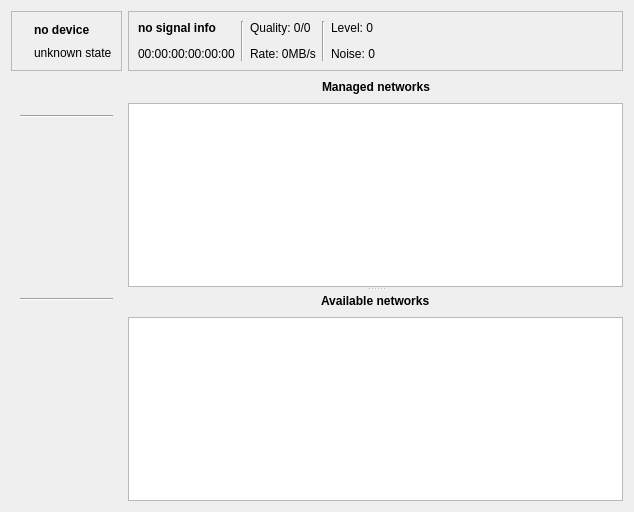
<ui version="4.0" >
 <author>Oliver Groß</author>
 <class>airset</class>
 <widget class="QWidget" name="airset" >
  <property name="geometry" >
   <rect>
    <x>0</x>
    <y>0</y>
    <width>634</width>
    <height>512</height>
   </rect>
  </property>
  <property name="windowTitle" >
   <string/>
  </property>
  <layout class="QGridLayout" name="gridLayout" >
   <item row="0" column="0" >
    <widget class="QFrame" name="deviceFrame" >
     <property name="minimumSize" >
      <size>
       <width>0</width>
       <height>0</height>
      </size>
     </property>
     <property name="frameShape" >
      <enum>QFrame::StyledPanel</enum>
     </property>
     <property name="frameShadow" >
      <enum>QFrame::Raised</enum>
     </property>
     <layout class="QHBoxLayout" name="horizontalLayout_2" >
      <item>
       <widget class="QLabel" name="iconLabel" >
        <property name="sizePolicy" >
         <sizepolicy vsizetype="Preferred" hsizetype="Maximum" >
          <horstretch>0</horstretch>
          <verstretch>0</verstretch>
         </sizepolicy>
        </property>
        <property name="text" >
         <string/>
        </property>
        <property name="pixmap" >
         <pixmap>../../../../../../usr/share/qnut/icons/clear.png</pixmap>
        </property>
       </widget>
      </item>
      <item>
       <layout class="QVBoxLayout" name="verticalLayout" >
        <item>
         <widget class="QLabel" name="nameLabel" >
          <property name="font" >
           <font>
            <weight>75</weight>
            <bold>true</bold>
           </font>
          </property>
          <property name="text" >
           <string>no device</string>
          </property>
         </widget>
        </item>
        <item>
         <widget class="QLabel" name="stateLabel" >
          <property name="sizePolicy" >
           <sizepolicy vsizetype="Preferred" hsizetype="Preferred" >
            <horstretch>0</horstretch>
            <verstretch>0</verstretch>
           </sizepolicy>
          </property>
          <property name="text" >
           <string>unknown state</string>
          </property>
         </widget>
        </item>
       </layout>
      </item>
     </layout>
    </widget>
   </item>
   <item row="0" column="1" >
    <widget class="QFrame" name="signalFrame" >
     <property name="sizePolicy" >
      <sizepolicy vsizetype="Preferred" hsizetype="Expanding" >
       <horstretch>0</horstretch>
       <verstretch>0</verstretch>
      </sizepolicy>
     </property>
     <property name="frameShape" >
      <enum>QFrame::StyledPanel</enum>
     </property>
     <property name="frameShadow" >
      <enum>QFrame::Raised</enum>
     </property>
     <layout class="QGridLayout" name="gridLayout_2" >
      <item rowspan="3" row="0" column="7" >
       <spacer>
        <property name="orientation" >
         <enum>Qt::Horizontal</enum>
        </property>
        <property name="sizeHint" stdset="0" >
         <size>
          <width>40</width>
          <height>20</height>
         </size>
        </property>
       </spacer>
      </item>
      <item row="0" column="6" >
       <widget class="QLabel" name="levelLabel" >
        <property name="text" >
         <string>Level: 0</string>
        </property>
       </widget>
      </item>
      <item row="2" column="6" >
       <widget class="QLabel" name="noiseLabel" >
        <property name="text" >
         <string>Noise: 0</string>
        </property>
       </widget>
      </item>
      <item row="0" column="0" colspan="3" >
       <widget class="QLabel" name="signalLabel" >
        <property name="font" >
         <font>
          <weight>75</weight>
          <bold>true</bold>
         </font>
        </property>
        <property name="text" >
         <string>no signal info</string>
        </property>
       </widget>
      </item>
      <item row="2" column="4" >
       <widget class="QLabel" name="rateLabel" >
        <property name="text" >
         <string>Rate: 0MB/s</string>
        </property>
       </widget>
      </item>
      <item row="2" column="0" colspan="3" >
       <widget class="QLabel" name="bssidLabel" >
        <property name="text" >
         <string>00:00:00:00:00:00</string>
        </property>
       </widget>
      </item>
      <item row="0" column="4" >
       <widget class="QLabel" name="qualityLabel" >
        <property name="text" >
         <string>Quality: 0/0</string>
        </property>
       </widget>
      </item>
      <item rowspan="3" row="0" column="3" >
       <widget class="Line" name="signalQualityline" >
        <property name="orientation" >
         <enum>Qt::Vertical</enum>
        </property>
       </widget>
      </item>
      <item rowspan="3" row="0" column="5" >
       <widget class="Line" name="qualityLevelLine" >
        <property name="orientation" >
         <enum>Qt::Vertical</enum>
        </property>
       </widget>
      </item>
     </layout>
    </widget>
   </item>
   <item row="1" column="0" >
    <widget class="QWidget" native="1" name="actionsWidget" >
     <property name="sizePolicy" >
      <sizepolicy vsizetype="Preferred" hsizetype="Preferred" >
       <horstretch>0</horstretch>
       <verstretch>0</verstretch>
      </sizepolicy>
     </property>
     <layout class="QVBoxLayout" name="verticalLayout_2" >
      <item>
       <widget class="QToolButton" name="rescanNetworksButton" >
        <property name="sizePolicy" >
         <sizepolicy vsizetype="Fixed" hsizetype="Preferred" >
          <horstretch>0</horstretch>
          <verstretch>0</verstretch>
         </sizepolicy>
        </property>
        <property name="toolButtonStyle" >
         <enum>Qt::ToolButtonTextBesideIcon</enum>
        </property>
        <property name="autoRaise" >
         <bool>true</bool>
        </property>
       </widget>
      </item>
      <item>
       <widget class="Line" name="scanManagedLine" >
        <property name="sizePolicy" >
         <sizepolicy vsizetype="Fixed" hsizetype="Preferred" >
          <horstretch>0</horstretch>
          <verstretch>0</verstretch>
         </sizepolicy>
        </property>
        <property name="orientation" >
         <enum>Qt::Horizontal</enum>
        </property>
       </widget>
      </item>
      <item>
       <widget class="QToolButton" name="switchNetworkButton" >
        <property name="sizePolicy" >
         <sizepolicy vsizetype="Fixed" hsizetype="Preferred" >
          <horstretch>0</horstretch>
          <verstretch>0</verstretch>
         </sizepolicy>
        </property>
        <property name="text" >
         <string/>
        </property>
        <property name="toolButtonStyle" >
         <enum>Qt::ToolButtonTextBesideIcon</enum>
        </property>
        <property name="autoRaise" >
         <bool>true</bool>
        </property>
       </widget>
      </item>
      <item>
       <widget class="QToolButton" name="configureNetworkButton" >
        <property name="sizePolicy" >
         <sizepolicy vsizetype="Fixed" hsizetype="Preferred" >
          <horstretch>0</horstretch>
          <verstretch>0</verstretch>
         </sizepolicy>
        </property>
        <property name="toolButtonStyle" >
         <enum>Qt::ToolButtonTextBesideIcon</enum>
        </property>
        <property name="autoRaise" >
         <bool>true</bool>
        </property>
       </widget>
      </item>
      <item>
       <widget class="QToolButton" name="enableNetworkButton" >
        <property name="sizePolicy" >
         <sizepolicy vsizetype="Fixed" hsizetype="Preferred" >
          <horstretch>0</horstretch>
          <verstretch>0</verstretch>
         </sizepolicy>
        </property>
        <property name="toolButtonStyle" >
         <enum>Qt::ToolButtonTextBesideIcon</enum>
        </property>
        <property name="autoRaise" >
         <bool>true</bool>
        </property>
       </widget>
      </item>
      <item>
       <widget class="QToolButton" name="disableNetworkButton" >
        <property name="sizePolicy" >
         <sizepolicy vsizetype="Fixed" hsizetype="Preferred" >
          <horstretch>0</horstretch>
          <verstretch>0</verstretch>
         </sizepolicy>
        </property>
        <property name="toolButtonStyle" >
         <enum>Qt::ToolButtonTextBesideIcon</enum>
        </property>
        <property name="autoRaise" >
         <bool>true</bool>
        </property>
       </widget>
      </item>
      <item>
       <widget class="QToolButton" name="manageNetworksButton" >
        <property name="sizePolicy" >
         <sizepolicy vsizetype="Fixed" hsizetype="Preferred" >
          <horstretch>0</horstretch>
          <verstretch>0</verstretch>
         </sizepolicy>
        </property>
        <property name="popupMode" >
         <enum>QToolButton::InstantPopup</enum>
        </property>
        <property name="toolButtonStyle" >
         <enum>Qt::ToolButtonTextBesideIcon</enum>
        </property>
        <property name="autoRaise" >
         <bool>true</bool>
        </property>
       </widget>
      </item>
      <item>
       <widget class="QToolButton" name="toggleDetailsButton" >
        <property name="sizePolicy" >
         <sizepolicy vsizetype="Fixed" hsizetype="Preferred" >
          <horstretch>0</horstretch>
          <verstretch>0</verstretch>
         </sizepolicy>
        </property>
        <property name="toolButtonStyle" >
         <enum>Qt::ToolButtonTextBesideIcon</enum>
        </property>
        <property name="autoRaise" >
         <bool>true</bool>
        </property>
       </widget>
      </item>
      <item>
       <widget class="Line" name="managedAvailableLine" >
        <property name="sizePolicy" >
         <sizepolicy vsizetype="Fixed" hsizetype="Preferred" >
          <horstretch>0</horstretch>
          <verstretch>0</verstretch>
         </sizepolicy>
        </property>
        <property name="orientation" >
         <enum>Qt::Horizontal</enum>
        </property>
       </widget>
      </item>
      <item>
       <widget class="QToolButton" name="addAdhocButton" >
        <property name="sizePolicy" >
         <sizepolicy vsizetype="Fixed" hsizetype="Preferred" >
          <horstretch>0</horstretch>
          <verstretch>0</verstretch>
         </sizepolicy>
        </property>
        <property name="toolButtonStyle" >
         <enum>Qt::ToolButtonTextBesideIcon</enum>
        </property>
        <property name="autoRaise" >
         <bool>true</bool>
        </property>
       </widget>
      </item>
      <item>
       <widget class="QToolButton" name="addNetworkButton" >
        <property name="sizePolicy" >
         <sizepolicy vsizetype="Fixed" hsizetype="Preferred" >
          <horstretch>0</horstretch>
          <verstretch>0</verstretch>
         </sizepolicy>
        </property>
        <property name="toolButtonStyle" >
         <enum>Qt::ToolButtonTextBesideIcon</enum>
        </property>
        <property name="autoRaise" >
         <bool>true</bool>
        </property>
       </widget>
      </item>
      <item>
       <widget class="QToolButton" name="removeNetworkButton" >
        <property name="sizePolicy" >
         <sizepolicy vsizetype="Fixed" hsizetype="Preferred" >
          <horstretch>0</horstretch>
          <verstretch>0</verstretch>
         </sizepolicy>
        </property>
        <property name="toolButtonStyle" >
         <enum>Qt::ToolButtonTextBesideIcon</enum>
        </property>
        <property name="autoRaise" >
         <bool>true</bool>
        </property>
       </widget>
      </item>
      <item>
       <spacer>
        <property name="orientation" >
         <enum>Qt::Vertical</enum>
        </property>
        <property name="sizeHint" stdset="0" >
         <size>
          <width>20</width>
          <height>3</height>
         </size>
        </property>
       </spacer>
      </item>
     </layout>
    </widget>
   </item>
   <item row="1" column="1" >
    <widget class="QSplitter" name="managedAvailableSplitter" >
     <property name="sizePolicy" >
      <sizepolicy vsizetype="Expanding" hsizetype="Expanding" >
       <horstretch>0</horstretch>
       <verstretch>0</verstretch>
      </sizepolicy>
     </property>
     <property name="orientation" >
      <enum>Qt::Vertical</enum>
     </property>
     <widget class="QWidget" native="1" name="managedWidget" >
      <layout class="QGridLayout" >
       <property name="margin" >
        <number>0</number>
       </property>
       <item row="0" column="1" >
        <spacer>
         <property name="orientation" >
          <enum>Qt::Horizontal</enum>
         </property>
         <property name="sizeHint" stdset="0" >
          <size>
           <width>40</width>
           <height>20</height>
          </size>
         </property>
        </spacer>
       </item>
       <item row="0" column="2" >
        <widget class="QLabel" name="managedLabel" >
         <property name="font" >
          <font>
           <weight>75</weight>
           <bold>true</bold>
          </font>
         </property>
         <property name="text" >
          <string>Managed networks</string>
         </property>
        </widget>
       </item>
       <item row="0" column="3" >
        <spacer>
         <property name="orientation" >
          <enum>Qt::Horizontal</enum>
         </property>
         <property name="sizeHint" stdset="0" >
          <size>
           <width>40</width>
           <height>20</height>
          </size>
         </property>
        </spacer>
       </item>
       <item row="1" column="1" colspan="3" >
        <widget class="QTreeView" name="managedView" >
         <property name="iconSize" >
          <size>
           <width>24</width>
           <height>24</height>
          </size>
         </property>
         <property name="rootIsDecorated" >
          <bool>false</bool>
         </property>
         <property name="uniformRowHeights" >
          <bool>true</bool>
         </property>
         <property name="sortingEnabled" >
          <bool>true</bool>
         </property>
         <property name="allColumnsShowFocus" >
          <bool>true</bool>
         </property>
         <property name="wordWrap" >
          <bool>true</bool>
         </property>
        </widget>
       </item>
      </layout>
     </widget>
     <widget class="QWidget" native="1" name="availableWidget" >
      <layout class="QGridLayout" >
       <property name="margin" >
        <number>0</number>
       </property>
       <item row="0" column="1" >
        <widget class="QLabel" name="availableLabel" >
         <property name="font" >
          <font>
           <weight>75</weight>
           <bold>true</bold>
          </font>
         </property>
         <property name="text" >
          <string>Available networks</string>
         </property>
        </widget>
       </item>
       <item row="1" column="0" colspan="3" >
        <widget class="QTreeView" name="availableView" >
         <property name="rootIsDecorated" >
          <bool>false</bool>
         </property>
         <property name="uniformRowHeights" >
          <bool>true</bool>
         </property>
         <property name="sortingEnabled" >
          <bool>true</bool>
         </property>
         <property name="allColumnsShowFocus" >
          <bool>true</bool>
         </property>
        </widget>
       </item>
       <item row="0" column="2" >
        <spacer>
         <property name="orientation" >
          <enum>Qt::Horizontal</enum>
         </property>
         <property name="sizeHint" stdset="0" >
          <size>
           <width>40</width>
           <height>20</height>
          </size>
         </property>
        </spacer>
       </item>
       <item row="0" column="0" >
        <spacer>
         <property name="orientation" >
          <enum>Qt::Horizontal</enum>
         </property>
         <property name="sizeHint" stdset="0" >
          <size>
           <width>40</width>
           <height>20</height>
          </size>
         </property>
        </spacer>
       </item>
      </layout>
     </widget>
    </widget>
   </item>
  </layout>
 </widget>
 <resources/>
 <connections/>
</ui>
